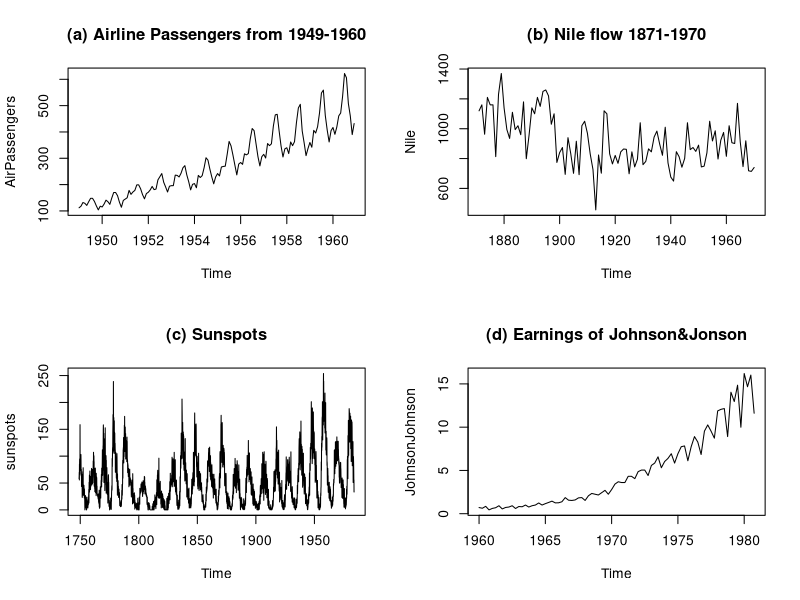
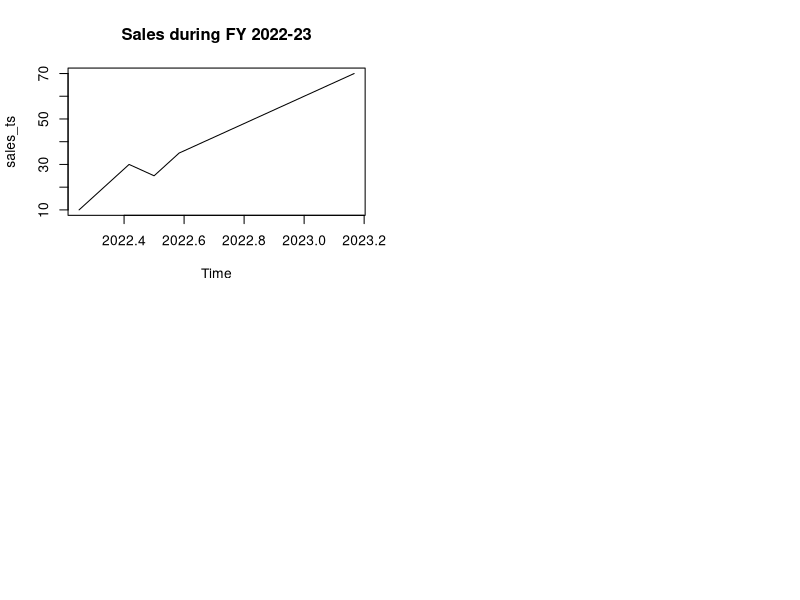
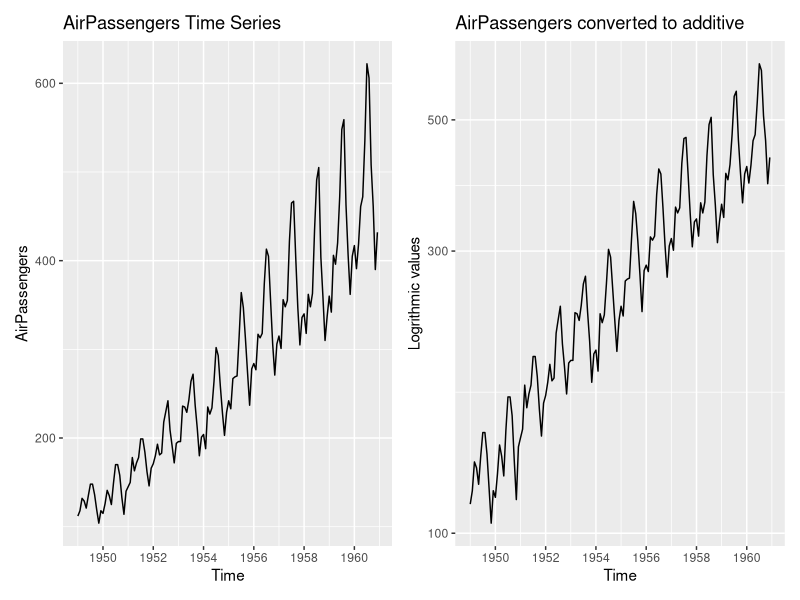
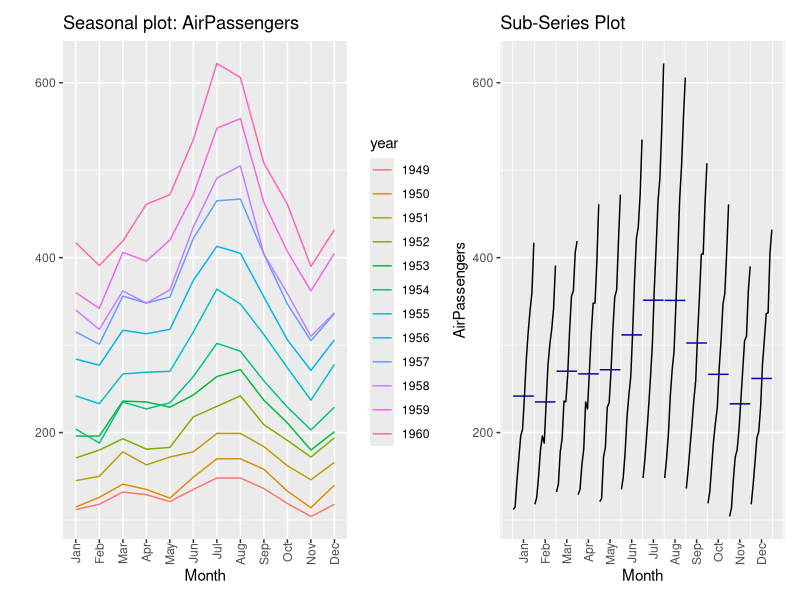
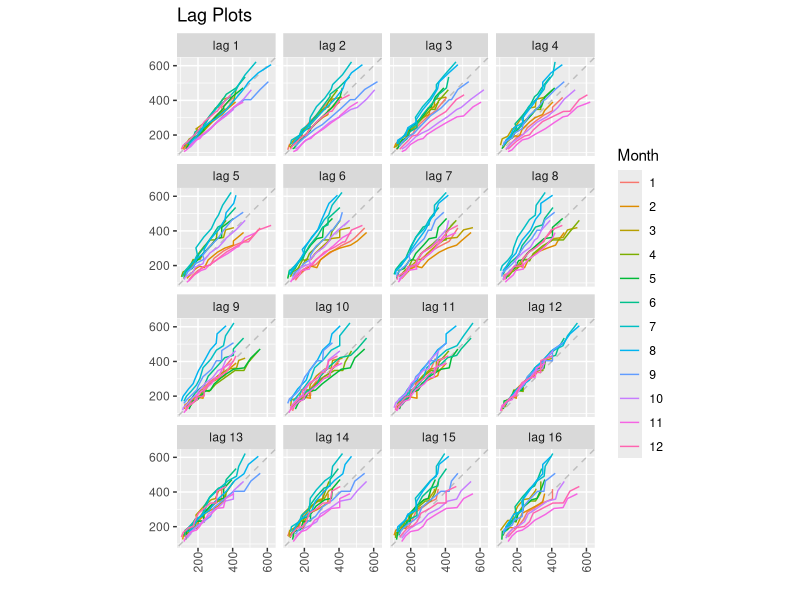
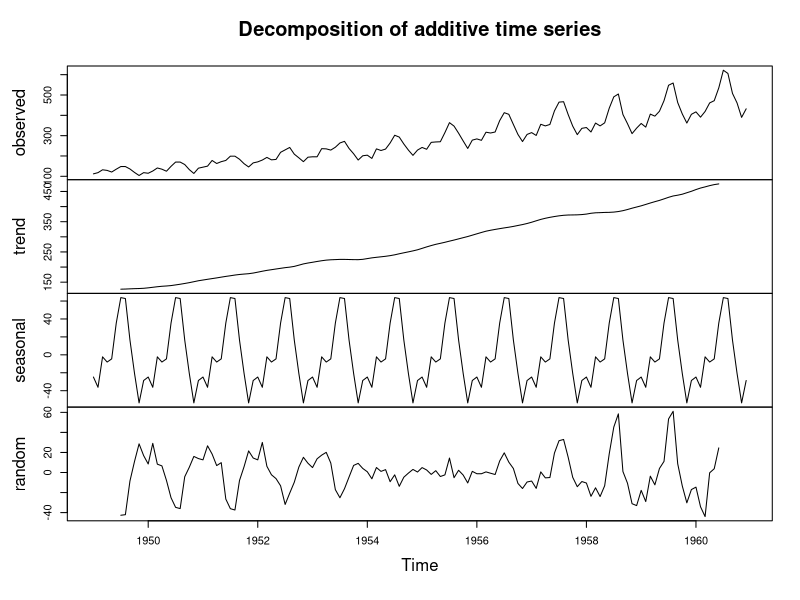
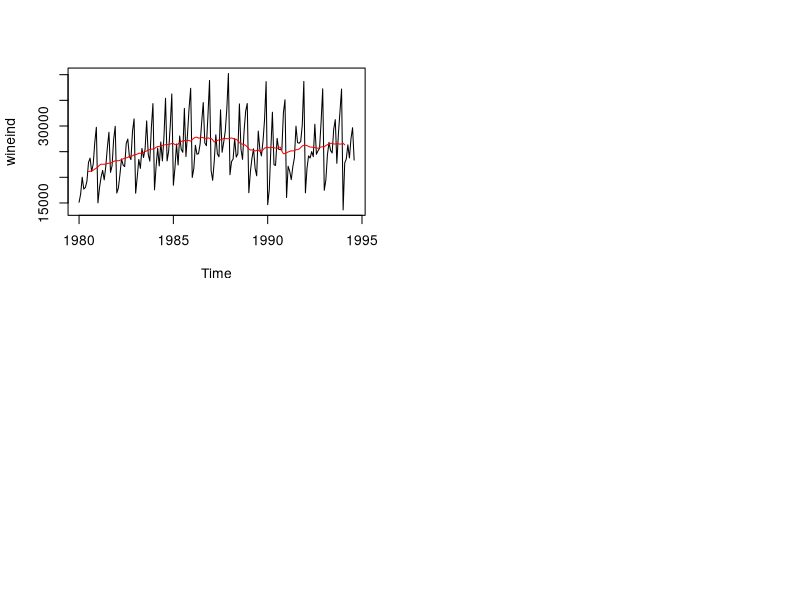
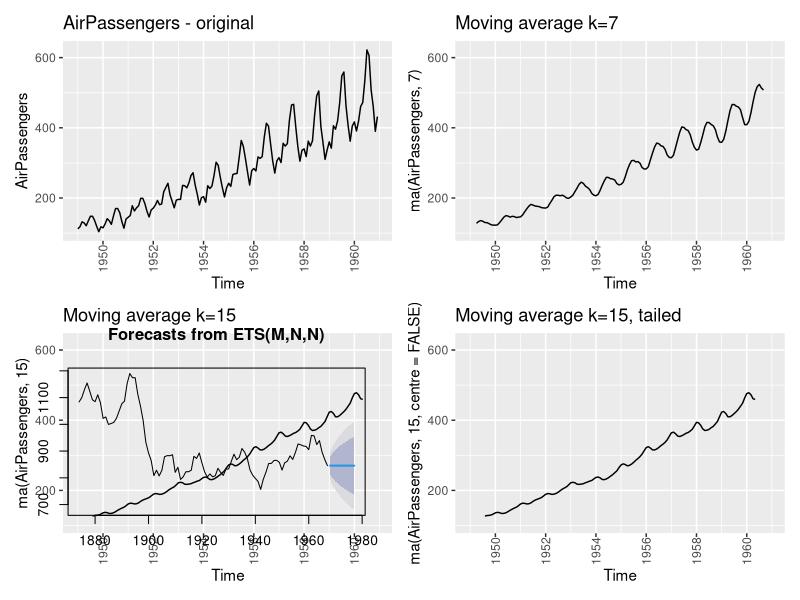

These figures' R source, in order:
## ---- chunk 1
par(mfrow = c(2,2))
plot(AirPassengers, main= "(a) Airline Passengers from 1949-1960")
plot(Nile, main = "(b) Nile flow 1871-1970")
plot(sunspots, main = "(c) Sunspots")
plot(JohnsonJohnson, main = "(d) Earnings of Johnson&Jonson")
## ---- chunk 2
# Create a numeric vector representing monthly sales data for a year
sales <- c(10, 20, 30, 25, 35, 40, 45, 50, 55, 60, 65, 70)

# Create a time series object with monthly frequency starting from January
sales_ts <- ts(sales, start = c(2022, 4), frequency = 12)

# Print the time series object
sales_ts

## ---- chunk 3
class(sales_ts)
## ---- chunk 4
plot(sales_ts, main = "Sales during FY 2022-23")
## ---- chunk 5
library(ggplot2)
library(patchwork)
library(forecast)
p1 <- forecast::autoplot(AirPassengers) +
  ggtitle('AirPassengers Time Series')

p2 <- forecast::autoplot(AirPassengers) +
  scale_y_log10('Logrithmic values') +
  ggtitle('AirPassengers converted to additive')

p1 + p2
## ---- chunk 6
theme_set(theme(axis.text.x = element_text(angle = 90, vjust = 0.5, hjust=1)))
g1 <- ggseasonplot(AirPassengers)
g2 <- ggsubseriesplot(AirPassengers) +
  ggtitle('Sub-Series Plot')
(g1 + g2)
## ---- chunk 7
gglagplot(AirPassengers) +
  ggtitle('Lag Plots')

## ---- chunk 8
decomposed_air_passengers <- decompose(AirPassengers)
summary(decomposed_air_passengers)
## ---- chunk 9
decomposed_air_passengers2 <- decompose(AirPassengers, type = "multiplicative")
summary(decomposed_air_passengers2)
## ---- chunk 10
plot(decomposed_air_passengers)
## ---- chunk 11
plot(wineind)
sm <- ma(wineind,order=12)
lines(sm,col="red")
## ---- chunk 12

lims <- c(min(AirPassengers), max(AirPassengers))

p1 <- autoplot(AirPassengers) +
  scale_y_continuous(limits = lims)+
  labs(title = 'AirPassengers - original')

p2 <- autoplot(ma(AirPassengers,7)) +
  scale_y_continuous(limits = lims)+
  labs(title = 'Moving average k=7')

p3 <- autoplot(ma(AirPassengers,15, centre = FALSE)) +
  scale_y_continuous(limits = lims)+
  labs(title = 'Moving average k=15, tailed')

p4 <- autoplot(ma(AirPassengers,15)) +
  scale_y_continuous(limits = lims)+
  labs(title = 'Moving average k=15')

(p1 + p2)/(p4 + p3)
## ---- chunk 13
ma_nile <- ma(Nile, order =7, centre = FALSE)
future_nile <- forecast(ma_nile, h = 10)
plot(future_nile)
